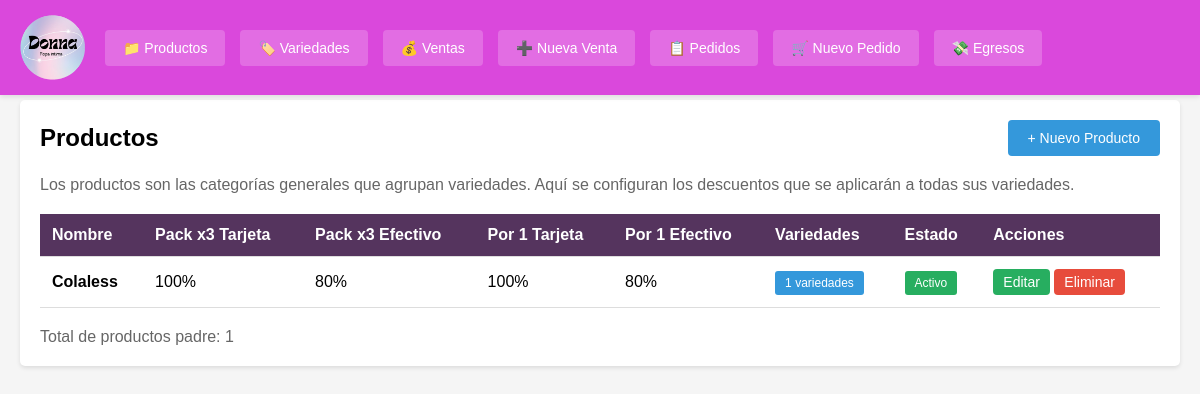
Page /index.php?c=productoPadre&a=index on the earlier database version.
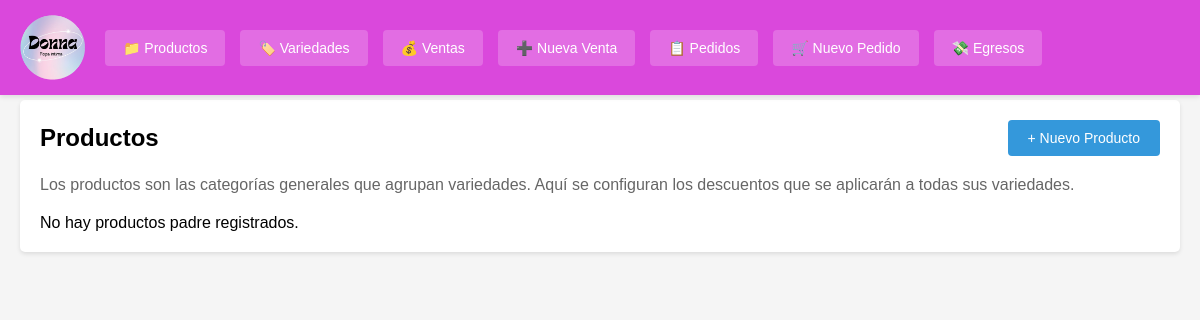
Same page on the later database version.
### tables this page shows
CREATE TABLE productos_padre (
            id INTEGER PRIMARY KEY AUTOINCREMENT,
            nombre VARCHAR(200) NOT NULL,
            porcentaje_pack3_tarjeta DECIMAL(5,2) DEFAULT 100,
            porcentaje_pack3_efectivo DECIMAL(5,2) DEFAULT 80,
            porcentaje_unidad_tarjeta DECIMAL(5,2) DEFAULT 100,
            porcentaje_unidad_efectivo DECIMAL(5,2) DEFAULT 80,
            activo INTEGER DEFAULT 1,
            fecha_creacion DATETIME DEFAULT CURRENT_TIMESTAMP
        );

### controllers/ProductoPadreController.php (called while the page is built, shortened)
<?php
class ProductoPadreController {
    private $productoPadreModel;
    public function __construct() {
        $this->productoPadreModel = new ProductoPadre();
    }
    public function index() {
        $productos = $this->productoPadreModel->getAll(true);
        $this->render('productos_padre/index', [
            'productos' => $productos
        ]);
    }
    private function render($view, $data = []) {
        extract($data);
        require BASE_PATH . '/views/' . $view . '.php';
        require BASE_PATH . '/views/layout.php';
    }
}
?>

### config/database.php (called while the page is built, shortened)
<?php
class Database {
    private static $instance = null;
    private $conn;
    private function __construct() {
        try {
            $this->conn = new PDO('sqlite:' . DB_PATH);
            $this->conn->setAttribute(PDO::ATTR_ERRMODE, PDO::ERRMODE_EXCEPTION);
            $this->conn->setAttribute(PDO::ATTR_DEFAULT_FETCH_MODE, PDO::FETCH_ASSOC);
        } catch(PDOException $e) {
            die("Error de conexión: " . $e->getMessage());
        }
    }
    public static function getInstance() {
        if (self::$instance === null) {
            self::$instance = new self();
        }
        return self::$instance;
    }
    public function getConnection() {
        return $this->conn;
    }
}
?>

### models/ProductoPadre.php (called while the page is built, shortened)
<?php
class ProductoPadre {
    private $db;
    public function __construct() {
        $this->db = Database::getInstance()->getConnection();
    }
    public function getAll($soloActivos = true) {
        $sql = "SELECT * FROM productos_padre";
        if ($soloActivos) $sql .= " WHERE activo = 1";
        $sql .= " ORDER BY nombre";
        $stmt = $this->db->query($sql);
        return $stmt->fetchAll();
    }
    public function cantidadVariedades($id) {
        $stmt = $this->db->prepare("SELECT COUNT(*) FROM variedades WHERE producto_padre_id = ? AND activo = 1");
        $stmt->execute([$id]);
        return $stmt->fetchColumn();
    }
}
?>

### views/productos_padre/index.php (the view)
<div style="display: flex; justify-content: space-between; align-items: center; margin-bottom: 20px;">
    <h2>Productos</h2>
    <a href="index.php?c=productoPadre&a=crear" class="btn btn-primary">+ Nuevo Producto</a>
</div>
<p style="color: #666; margin-bottom: 20px;">
    Los productos son las categorías generales que agrupan variedades. Aquí se configuran los descuentos que se aplicarán a todas sus variedades.
</p>
<?php if (empty($productos)): ?>
    <p>No hay productos padre registrados.</p>
<?php else: ?>
    <table>
        <thead>
            <tr>
                <th>Nombre</th>
                <th>Pack x3 Tarjeta</th>
                <th>Pack x3 Efectivo</th>
                <th>Por 1 Tarjeta</th>
                <th>Por 1 Efectivo</th>
                <th>Variedades</th>
                <th>Estado</th>
                <th>Acciones</th>
            </tr>
        </thead>
        <tbody>
            <?php
            $productoPadreModel = new ProductoPadre();
            foreach ($productos as $prod):
                $cantidad_variedades = $productoPadreModel->cantidadVariedades($prod['id']);
            ?>
                <tr>
                    <td><strong><?= htmlspecialchars($prod['nombre']) ?></strong></td>
                    <td><?= $prod['porcentaje_pack3_tarjeta'] ?>%</td>
                    <td><?= $prod['porcentaje_pack3_efectivo'] ?>%</td>
                    <td><?= $prod['porcentaje_unidad_tarjeta'] ?>%</td>
                    <td><?= $prod['porcentaje_unidad_efectivo'] ?>%</td>
                    <td>
                        <span class="badge" style="background: #3498db;"><?= $cantidad_variedades ?> variedades</span>
                    </td>
                    <td>
                        <span class="badge badge-activo">Activo</span>
                    </td>
                    <td>
                        <a href="index.php?c=productoPadre&a=editar&id=<?= $prod['id'] ?>" class="btn btn-success" style="padding: 5px 10px;">Editar</a>
                        <a href="index.php?c=productoPadre&a=eliminar&id=<?= $prod['id'] ?>"
                           class="btn btn-danger"
                           style="padding: 5px 10px;"
                           onclick="return confirm('¿Eliminar este producto padre?')">Eliminar</a>
                    </td>
                </tr>
            <?php endforeach; ?>
        </tbody>
    </table>
    <div style="margin-top: 20px; color: #666;">
        Total de productos padre: <?= count($productos) ?>
    </div>
<?php endif; ?>

Differences in the rows shown:
removed productos_padre: nombre "Colaless", porcentaje_pack3_tarjeta "100", porcentaje_pack3_efectivo "80", porcentaje_unidad_tarjeta "100", porcentaje_unidad_efectivo "80", cantidad_variedades "1"
Other differences:
count($productos): "1" → (not shown)
text no longer shown: "Nombre Pack x3 Tarjeta Pack x3 Efectivo Por 1 Tarjeta Por 1 Efectivo Variedades Estado Acciones Total de productos padre:"
text now shown: "No hay productos padre registrados."
